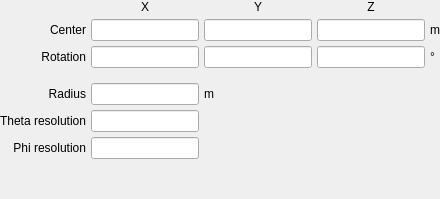
             <widget class="QWidget" name="sphere">
              <property name="font">
               <font>
                <weight>50</weight>
                <bold>false</bold>
               </font>
              </property>
              <layout class="QGridLayout" name="gridLayout_3">
               <property name="leftMargin">
                <number>0</number>
               </property>
               <property name="topMargin">
                <number>0</number>
               </property>
               <property name="rightMargin">
                <number>0</number>
               </property>
               <property name="bottomMargin">
                <number>0</number>
               </property>
               <property name="spacing">
                <number>5</number>
               </property>
               <item row="2" column="1">
                <widget class="LineEdit" name="lineedit_sphere_rotationx">
                 <property name="font">
                  <font>
                   <weight>50</weight>
                   <bold>false</bold>
                  </font>
                 </property>
                </widget>
               </item>
               <item row="5" column="1">
                <widget class="LineEdit" name="lineedit_sphere_thetaresolution">
                 <property name="font">
                  <font>
                   <weight>50</weight>
                   <bold>false</bold>
                  </font>
                 </property>
                </widget>
               </item>
               <item row="6" column="1">
                <widget class="LineEdit" name="lineedit_sphere_phiresolution">
                 <property name="font">
                  <font>
                   <weight>50</weight>
                   <bold>false</bold>
                  </font>
                 </property>
                </widget>
               </item>
               <item row="4" column="1">
                <widget class="LineEdit" name="lineedit_sphere_radius">
                 <property name="font">
                  <font>
                   <weight>50</weight>
                   <bold>false</bold>
                  </font>
                 </property>
                </widget>
               </item>
               <item row="5" column="0">
                <widget class="QLabel" name="label_11">
                 <property name="font">
                  <font>
                   <weight>50</weight>
                   <bold>false</bold>
                  </font>
                 </property>
                 <property name="text">
                  <string>Theta resolution</string>
                 </property>
                 <property name="alignment">
                  <set>Qt::AlignRight|Qt::AlignTrailing|Qt::AlignVCenter</set>
                 </property>
                </widget>
               </item>
               <item row="8" column="0">
                <spacer name="verticalSpacer_4">
                 <property name="orientation">
                  <enum>Qt::Vertical</enum>
                 </property>
                 <property name="sizeHint" stdset="0">
                  <size>
                   <width>20</width>
                   <height>40</height>
                  </size>
                 </property>
                </spacer>
               </item>
               <item row="6" column="0">
                <widget class="QLabel" name="label_12">
                 <property name="font">
                  <font>
                   <weight>50</weight>
                   <bold>false</bold>
                  </font>
                 </property>
                 <property name="text">
                  <string>Phi resolution</string>
                 </property>
                 <property name="alignment">
                  <set>Qt::AlignRight|Qt::AlignTrailing|Qt::AlignVCenter</set>
                 </property>
                </widget>
               </item>
               <item row="4" column="0">
                <widget class="QLabel" name="label_10">
                 <property name="font">
                  <font>
                   <weight>50</weight>
                   <bold>false</bold>
                  </font>
                 </property>
                 <property name="text">
                  <string>Radius</string>
                 </property>
                 <property name="alignment">
                  <set>Qt::AlignRight|Qt::AlignTrailing|Qt::AlignVCenter</set>
                 </property>
                </widget>
               </item>
               <item row="1" column="0">
                <widget class="QLabel" name="label_9">
                 <property name="font">
                  <font>
                   <weight>50</weight>
                   <bold>false</bold>
                  </font>
                 </property>
                 <property name="text">
                  <string>Center</string>
                 </property>
                 <property name="alignment">
                  <set>Qt::AlignRight|Qt::AlignTrailing|Qt::AlignVCenter</set>
                 </property>
                </widget>
               </item>
               <item row="0" column="1">
                <widget class="QLabel" name="label_162">
                 <property name="font">
                  <font>
                   <weight>50</weight>
                   <bold>false</bold>
                  </font>
                 </property>
                 <property name="text">
                  <string>X</string>
                 </property>
                 <property name="alignment">
                  <set>Qt::AlignCenter</set>
                 </property>
                </widget>
               </item>
               <item row="0" column="2">
                <widget class="QLabel" name="label_163">
                 <property name="font">
                  <font>
                   <weight>50</weight>
                   <bold>false</bold>
                  </font>
                 </property>
                 <property name="text">
                  <string>Y</string>
                 </property>
                 <property name="alignment">
                  <set>Qt::AlignCenter</set>
                 </property>
                </widget>
               </item>
               <item row="1" column="1">
                <widget class="LineEdit" name="lineedit_sphere_centerx">
                 <property name="font">
                  <font>
                   <weight>50</weight>
                   <bold>false</bold>
                  </font>
                 </property>
                </widget>
               </item>
               <item row="1" column="2">
                <widget class="LineEdit" name="lineedit_sphere_centery">
                 <property name="font">
                  <font>
                   <weight>50</weight>
                   <bold>false</bold>
                  </font>
                 </property>
                </widget>
               </item>
               <item row="1" column="3">
                <widget class="LineEdit" name="lineedit_sphere_centerz">
                 <property name="font">
                  <font>
                   <weight>50</weight>
                   <bold>false</bold>
                  </font>
                 </property>
                </widget>
               </item>
               <item row="1" column="4">
                <widget class="QLabel" name="label_159">
                 <property name="font">
                  <font>
                   <weight>50</weight>
                   <bold>false</bold>
                  </font>
                 </property>
                 <property name="text">
                  <string>m</string>
                 </property>
                </widget>
               </item>
               <item row="2" column="0">
                <widget class="QLabel" name="label_51">
                 <property name="font">
                  <font>
                   <weight>50</weight>
                   <bold>false</bold>
                  </font>
                 </property>
                 <property name="text">
                  <string>Rotation</string>
                 </property>
                 <property name="alignment">
                  <set>Qt::AlignRight|Qt::AlignTrailing|Qt::AlignVCenter</set>
                 </property>
                </widget>
               </item>
               <item row="2" column="2">
                <widget class="LineEdit" name="lineedit_sphere_rotationy">
                 <property name="font">
                  <font>
                   <weight>50</weight>
                   <bold>false</bold>
                  </font>
                 </property>
                </widget>
               </item>
               <item row="2" column="3">
                <widget class="LineEdit" name="lineedit_sphere_rotationz">
                 <property name="font">
                  <font>
                   <weight>50</weight>
                   <bold>false</bold>
                  </font>
                 </property>
                </widget>
               </item>
               <item row="2" column="4">
                <widget class="QLabel" name="label_160">
                 <property name="font">
                  <font>
                   <weight>50</weight>
                   <bold>false</bold>
                  </font>
                 </property>
                 <property name="text">
                  <string>°</string>
                 </property>
                </widget>
               </item>
               <item row="4" column="2">
                <widget class="QLabel" name="label_161">
                 <property name="font">
                  <font>
                   <weight>50</weight>
                   <bold>false</bold>
                  </font>
                 </property>
                 <property name="text">
                  <string>m</string>
                 </property>
                </widget>
               </item>
               <item row="0" column="3">
                <widget class="QLabel" name="label_164">
                 <property name="font">
                  <font>
                   <weight>50</weight>
                   <bold>false</bold>
                  </font>
                 </property>
                 <property name="text">
                  <string>Z</string>
                 </property>
                 <property name="alignment">
                  <set>Qt::AlignCenter</set>
                 </property>
                </widget>
               </item>
               <item row="3" column="1">
                <spacer name="verticalSpacer_49">
                 <property name="orientation">
                  <enum>Qt::Vertical</enum>
                 </property>
                 <property name="sizeType">
                  <enum>QSizePolicy::Maximum</enum>
                 </property>
                 <property name="sizeHint" stdset="0">
                  <size>
                   <width>20</width>
                   <height>10</height>
                  </size>
                 </property>
                </spacer>
               </item>
              </layout>
             </widget>
